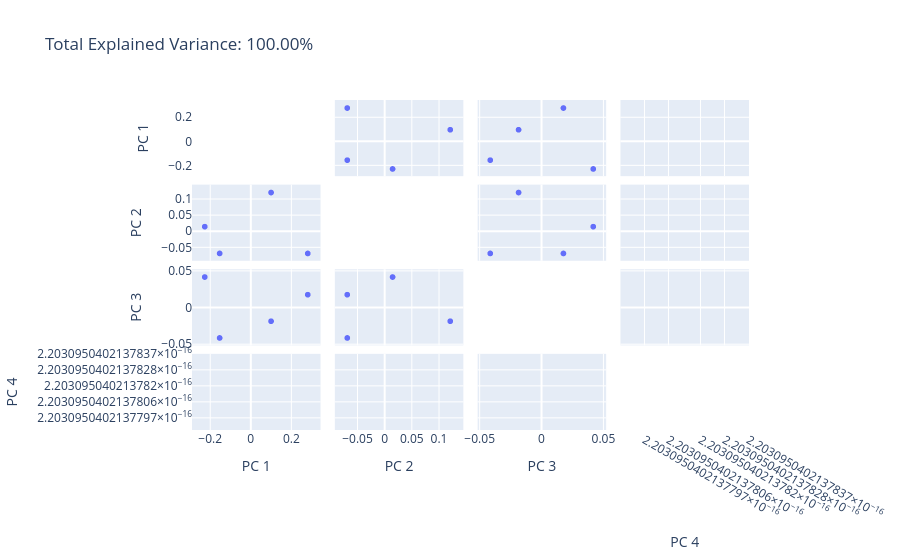

Here is the notebook cell this chart was saved with:
### Code cell
import pandas as pd  #https://plotly.com/python/pca-visualization/
import plotly.express as px
from sklearn.decomposition import PCA
from sklearn.datasets import load_boston

#boston = load_boston()
df = MB_matrix[:4,:500] #pd.DataFrame(boston.data, columns=boston.feature_names)
n_components = 4

pca = PCA(n_components=n_components)
components = pca.fit_transform(df)

total_var = pca.explained_variance_ratio_.sum() * 100

labels = {str(i): f"PC {i+1}" for i in range(n_components)}
labels['color'] = 'Median Price'

fig = px.scatter_matrix(
    components,
    #color=boston.target,
    dimensions=range(n_components),
    labels=labels,
    title=f'Total Explained Variance: {total_var:.2f}%',
)
fig.update_traces(diagonal_visible=False)
fig.show()

### Figure 1 — Plotly figure (JSON) as saved in the notebook; plotly's stock layout.template omitted (floating-point values rounded to 4 significant figures)
{"data": [{"diagonal": {"visible": false}, "dimensions": [{"axis": {"matches": true}, "label": "PC 1", "values": [0.2808, -0.1537, -0.227, 0.09988]}, {"axis": {"matches": true}, "label": "PC 2", "values": [-0.06825, -0.06821, 0.01514, 0.1213]}, {"axis": {"matches": true}, "label": "PC 3", "values": [0.01783, -0.04132, 0.04192, -0.01843]}, {"axis": {"matches": true}, "label": "PC 4", "values": [2.203e-16, 2.203e-16, 2.203e-16, 2.203e-16]}], "hovertemplate": "%{xaxis.title.text}=%{x}<br>%{yaxis.title.text}=%{y}<extra></extra>", "legendgroup": "", "marker": {"color": "#636efa", "symbol": "circle"}, "name": "", "showlegend": false, "type": "splom"}], "layout": {"autosize": true, "dragmode": "select", "legend": {"tracegroupgap": 0}, "title": {"text": "Total Explained Variance: 100.00%"}, "xaxis": {"autorange": true, "range": [-0.3135, 0.3673], "type": "linear"}, "xaxis2": {"autorange": true, "range": [-0.1005, 0.1536], "type": "linear"}, "xaxis3": {"autorange": true, "range": [-0.0555, 0.0561], "type": "linear"}, "xaxis4": {"autorange": true, "range": [2.203e-16, 2.203e-16], "type": "linear"}, "yaxis": {"autorange": true, "range": [-0.3135, 0.3673], "type": "linear"}, "yaxis2": {"autorange": true, "range": [-0.1005, 0.1536], "type": "linear"}, "yaxis3": {"autorange": true, "range": [-0.0555, 0.0561], "type": "linear"}, "yaxis4": {"autorange": true, "range": [2.203e-16, 2.203e-16], "type": "linear"}}}
